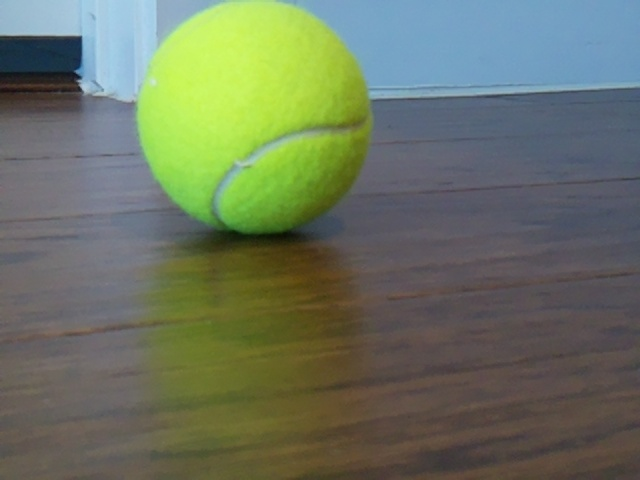
#> input picture data_sets/data_set_ball/images/ball_20250223_165637_543591.jpg, 640 x 480 px, given in place of the camera
$ python detect_yellow_ball.py   (older library calls are emulated)
#> lines starting #> are read from the running program, lines starting #| are printed output that depends on the picture; after the words box and inside, x2 and y2 are one past the last pixel; in counts of white or black regions, pixels touching at a corner belong together; long printed decimals are rounded
import cv2
import numpy as np

# ----------------------------------------------------------------------
# You must fill in these values with the results of your camera calibration!
# For a fisheye lens, ideally you use cv2.fisheye.calibrate(), but some
# people still use pinhole-based calibrations with cv2.undistort() if the distortion is mild.
# ----------------------------------------------------------------------
camera_matrix = np.array([
    [250.0,   0.0, 160.0],  # Focal lengths & principal point X
    [  0.0, 250.0, 160.0],  # Focal lengths & principal point Y
    [  0.0,   0.0,   1.0 ]
])
dist_coeffs = np.array([-0.02, 0.01, 0.0, 0.0])  # Example placeholder values
# ----------------------------------------------------------------------


def detect_yellow_ball(frame):
    """
    Detect a yellow tennis ball in a given BGR frame and return:
      - The bounding box (x, y, w, h)
      - The mask used to find the ball (for visualization)
      - The contours found in that mask
    Returns None, None, None if no ball is detected.

    Parameters:
    -----------
    frame : np.ndarray
        The undistorted image in BGR color format.

    Returns:
    --------
    best_box : tuple or None
        (x, y, w, h) bounding box of the detected tennis ball.
    mask : np.ndarray
        The binary mask that highlights the yellow color.
    contours : list
        List of all contours found in the mask.
    """

    # 1) Convert from BGR to HSV color space.
    #    HSV makes it easier to isolate specific colors (like "tennis ball" yellow).
    hsv = cv2.cvtColor(frame, cv2.COLOR_BGR2HSV)

    # 2) Define the lower and upper HSV bounds for "tennis ball yellow."
    #    These ranges may need to be tweaked depending on your lighting.
    lower_yellow = np.array([16, 40, 0], dtype=np.uint8)
    upper_yellow = np.array([99, 255, 255], dtype=np.uint8)

    # 3) Create a mask that highlights only the yellow pixels in the image.
    mask = cv2.inRange(hsv, lower_yellow, upper_yellow)

    # 4) Clean up the mask using morphological operations:
    #    - Erode small white spots.
    #    - Dilate the remaining areas, so they grow back slightly.
    mask = cv2.erode(mask, None, iterations=2)
    mask = cv2.dilate(mask, None, iterations=2)

    # 5) Find the contours (edges/outlines) of all shapes in the mask.
    contours, _ = cv2.findContours(mask.copy(), cv2.RETR_EXTERNAL, cv2.CHAIN_APPROX_SIMPLE)

    # Variables to keep track of the "best" contour (i.e., the actual tennis ball).
    best_box = None    # This will be (x, y, w, h)
    best_radius = 0.0  # We'll still measure radius to check circularity

    # 6) Loop over each contour to see if it meets our criteria for a tennis ball.
    for cnt in contours:
        area = cv2.contourArea(cnt)  # The area (in pixels) of the contour

        # Get the minimum enclosing circle (center & radius)
        (cx, cy), radius = cv2.minEnclosingCircle(cnt)

        # Compute circularity:
        #   area of contour / area of circle with the same radius
        circle_area = np.pi * (radius ** 2) if radius > 0 else 1  # avoid divide-by-zero
        circularity = area / circle_area

        print (f"got area {area}. got cicularity {circularity}")
        # Filter by area (not too small/large) AND by circularity (close to 1 means "circle").
        if 120 < area < 700 and 0.7 < circularity < 1.2:
            # If it passes the test, get the bounding box (rectangle) for the contour
            x, y, w, h = cv2.boundingRect(cnt)

            # Check if this contour is better (larger radius) than our current best
            if radius > best_radius:
                best_radius = radius
                best_box = (x, y, w, h)

    return best_box, mask, contours

def undistort_fisheye(image):
        """
        Removes (approx) fisheye distortion from the camera.
        Then crops the edges to reduce artifacts.
        """
        h, w = image.shape[:2]

        # K is the camera matrix, D is distortion params
        K = np.array([[w / 1.5, 0, w / 2],
                      [0, w / 1.5, h / 2],
                      [0, 0, 1]],
                     dtype=np.float32)
        D = np.array([-0.3, 0.1, 0, 0], dtype=np.float32)

        # Estimate a new camera matrix for undistortion
        new_K = cv2.fisheye.estimateNewCameraMatrixForUndistortRectify(
            K, D, (w, h), np.eye(3)
        )

        # Build remap
        map1, map2 = cv2.fisheye.initUndistortRectifyMap(
            K, D, np.eye(3), new_K, (w, h), cv2.CV_16SC2
        )

        # Apply the remap to undistort
        undistorted = cv2.remap(
            image, map1, map2, interpolation=cv2.INTER_LINEAR,
            borderMode=cv2.BORDER_CONSTANT
        )

        # Crop 10% edges top, bottom, left, right
        cropped = undistorted[int(h * 0.1):int(h * 0.9),
                  int(w * 0.1):int(w * 0.9)]

        return cropped

def main():
    """
    Main loop:
    - Opens a camera feed (320x320 if supported).
    - Corrects for fisheye distortion.
    - Detects the yellow tennis ball.
    - Draws a bounding box around it on the original frame.
    - Also displays a second window with the black background + white contours for visualization.
    - Quits when 'q' is pressed.
    """

    # 1) Open a connection to the camera (0 is typically your first camera).
    cap = cv2.VideoCapture(0)

    # 2) Optionally set the camera resolution to 320x320 if supported.
    cap.set(cv2.CAP_PROP_FRAME_WIDTH, 320)
    cap.set(cv2.CAP_PROP_FRAME_HEIGHT, 320)

    while True:
        # 3) Capture a frame from the camera.
        ret, frame = cap.read()
#> frame is the input picture: shape (480, 640, 3); mean B, G, R 96.3, 116.4, 106.8
        if not ret:
            print("Could not read frame from the camera.")
            break

        # 4) Undistort the frame using our camera matrix and distortion coefficients.
        #    For fisheye lenses, if you used cv2.fisheye.calibrate(), you might need
        #    cv2.fisheye.undistortImage() or a slightly different approach.
        undistorted_frame = cv2.undistort(frame, camera_matrix, dist_coeffs)
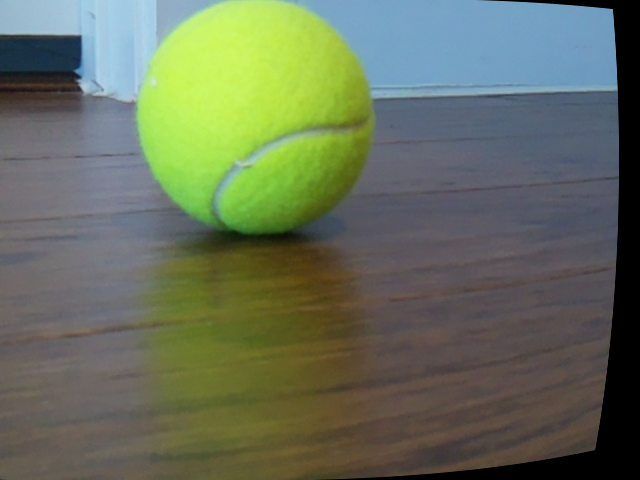
#> undistorted_frame: shape (480, 640, 3); mean B, G, R 90.8, 111.6, 102.1
        #undistorted_frame = undistort_fisheye(frame)

        # 5) Detect the yellow ball in the undistorted image.
        #best_box, mask, contours = detect_yellow_ball(undistorted_frame)
        best_box, mask, contours = detect_yellow_ball(undistorted_frame)
#> in detect_yellow_ball, `hsv = cv2.cvtColor(frame, cv2.COLOR_BGR2HSV)`: hsv: shape (480, 640, 3); mean H, S, V 64.7, 78.2, 121.6
#> in detect_yellow_ball, `mask = cv2.inRange(hsv, lower_yellow, upper_yellow)`:
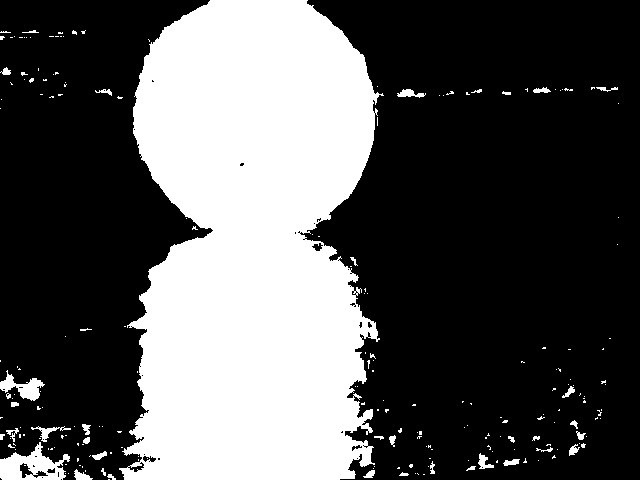
#> mask: shape (480, 640); 33.5% white; 215 white regions (177 under 20 px), largest, box (x1, y1, x2, y2) and area: (119, 0, 384, 480) 98476, (0, 442, 70, 480) 1378, (0, 370, 45, 401) 566
#> in detect_yellow_ball, `mask = cv2.erode(mask, None, iterations=2)`:
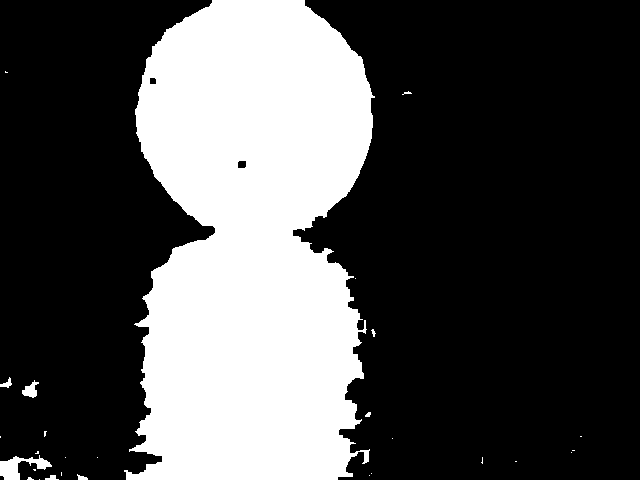
#> mask: shape (480, 640); 30.8% white; 28 white regions (20 under 20 px), largest, box (x1, y1, x2, y2) and area: (124, 0, 375, 480) 93539, (0, 455, 52, 480) 575, (22, 380, 39, 398) 163
#> in detect_yellow_ball, `mask = cv2.dilate(mask, None, iterations=2)`:
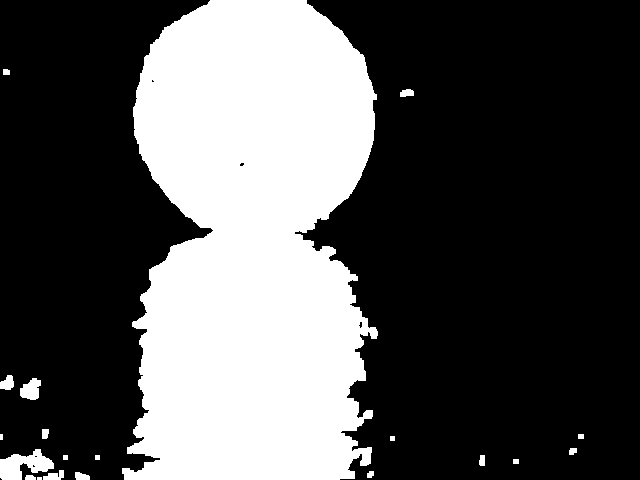
#> mask: shape (480, 640); 32.5% white; 20 white regions (2 under 20 px)
#> in detect_yellow_ball, `contours, _ = cv2.findContours(mask.copy(), cv2.RETR_EXTERNAL, cv2.CHA..`: contours = 20 contours, 5 with area under 20; largest, box (x1, y1, x2, y2) and area: (122, 0, 378, 480) 96824, (0, 449, 54, 480) 884, (20, 378, 41, 400) 290, (0, 375, 14, 390) 130, (43, 470, 64, 480) 105
#> the loop in detect_yellow_ball, `for cnt in contours:` made 20 passes
#> (area, cx, cy, radius, circle_area, circularity) on passes 2, 3, 4, 5, 7, 10, 11, 15, 16, 17, 18, 19: (34.5, 30, 478, 5.1, 81.68, 0.422), (75.5, 82, 475.5, 7.83, 192.4, 0.392), (29, 370, 474, 4.24, 56.55, 0.513), (105, 53, 474.5, 10.97, 377.8, 0.278), (45, 482, 460, 5.39, 91.11, 0.494), (884, 25.97, 468, 27.49, 2373.6, 0.372), (35, 572.5, 451, 4.61, 66.76, 0.524), (49, 45, 433.5, 5.41, 91.89, 0.533), (290.5, 30.07, 387.6, 12.5, 490.9, 0.592), (130.5, 5.68, 381.7, 8.52, 228, 0.572), (71.5, 406.5, 93.5, 6.96, 152.4, 0.469), (28.5, 6, 71.5, 3.91, 47.91, 0.595)
#> (cnt, area, cx, cy, radius, circle_area, circularity) on passes 6, 13: ([[513, 459], [513, 463], [518, 463], [518, 459]], 20, 515.5, 461, 3.2, 32.2, 0.621), ([[578, 434], [578, 438], [583, 438], [583, 434]], 20, 580.5, 436, 3.2, 32.2, 0.621)
#| got area 8.0. got cicularity 0.5093
#| got area 34.5. got cicularity 0.4224
#| got area 75.5. got cicularity 0.3924
#| got area 29.0. got cicularity 0.5128
#| got area 105.0. got cicularity 0.2779
#| got area 20.0. got cicularity 0.6211
#| got area 45.0. got cicularity 0.4939
#| got area 16.0. got cicularity 0.6366
#> (further printed lines are left out)
#> after the loop in detect_yellow_ball, `for cnt in contours:`: best_radius = 0

        # 6) If the tennis ball was found, draw a bounding box around it on the original frame.
        if best_box is not None:
            x, y, w, h = best_box
            cv2.rectangle(undistorted_frame, (x, y), (x + w, y + h), (0, 255, 0), 2)
            cv2.putText(undistorted_frame, "Tennis Ball Detected", (x, y - 5),
                        cv2.FONT_HERSHEY_SIMPLEX, 0.5, (0, 255, 0), 2)

        # 7) Create a blank (black) image to draw contours on, so we can see them clearly.
        #    We make it the same size as the mask (320x320 if camera is at that resolution).
        contour_visual = np.zeros_like(mask)  # black & white image (1 channel if mask is 1 channel)

        # Draw all contours in white color (value=255).
        # thickness=1 means a thin line around each shape.
        cv2.drawContours(contour_visual, contours, -1, (255), 1)
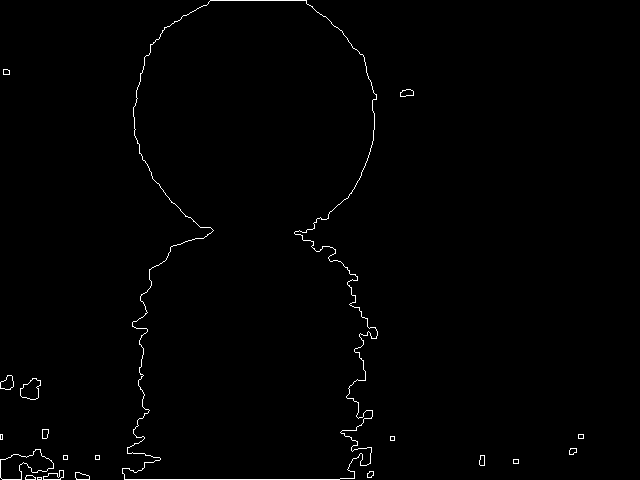
#> contour_visual: shape (480, 640); 0.82% white in thin lines or dots

        # 8) Display both the detection window and the contour visualization window.
        cv2.imshow("Undistorted Frame with Detection", undistorted_frame)
        cv2.imshow("Mask Contours (Black & White)", contour_visual)

        # 9) Check if the user pressed 'q' to quit.
        if cv2.waitKey(1) & 0xFF == ord('q'):
#> (key q is pressed here)
            break

    # 10) Release the camera resource and close all windows.
    cap.release()
    cv2.destroyAllWindows()


if __name__ == "__main__":
    main()

$ run again, on data_sets/data_set_ball/images/ball_20250223_182932_224338.jpg
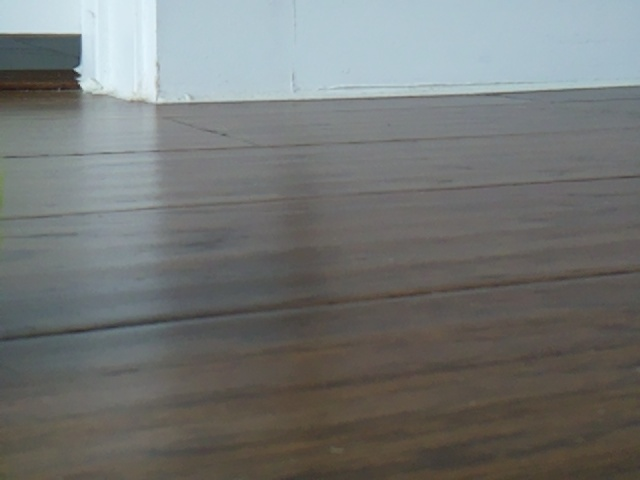
#> input picture data_sets/data_set_ball/images/ball_20250223_182932_224338.jpg, 640 x 480 px, given in place of the camera
#> in main, frame is the input picture: shape (480, 640, 3); mean B, G, R 116.6, 118.2, 115.7
#> hsv: shape (480, 640, 3); mean H, S, V 56.3, 28.7, 117.7
#> in detect_yellow_ball, `mask = cv2.dilate(mask, None, iterations=2)`:
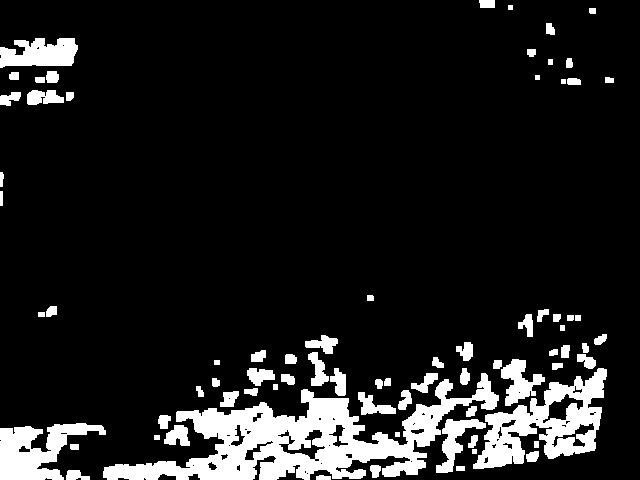
#> mask: shape (480, 640); 11.7% white; 76 white regions
#> in detect_yellow_ball, `contours, _ = cv2.findContours(mask.copy(), cv2.RETR_EXTERNAL, cv2.CHA..`: contours = 76 contours, 5 with area under 20; largest, box (x1, y1, x2, y2) and area: (103, 373, 499, 480) 15336, (473, 368, 607, 469) 6317, (0, 423, 106, 480) 3051, (0, 38, 78, 68) 1608, (501, 359, 545, 406) 904
#> the loop in detect_yellow_ball, `for cnt in contours:` made 76 passes
#> (area, cx, cy, radius, circle_area, circularity) on passes 1, 2, 4, 5, 7, 9, 12, 13: (47, 323, 477.5, 7.16, 161, 0.292), (138.5, 77.5, 476.4, 11.8, 437.1, 0.317), (92.5, 374.9, 470.7, 6.93, 150.9, 0.613), (96.5, 532.5, 456, 7.43, 173.6, 0.556), (39.5, 74, 446.5, 4.72, 69.9, 0.565), (67.5, 472.5, 441, 7.5, 176.7, 0.382), (330, 177, 437.7, 14.04, 619.6, 0.533), (3051, 52.03, 453.5, 57.95, 10548.6, 0.289)
#> (printed output is left out)
#> after the loop in detect_yellow_ball, `for cnt in contours:`: best_radius = 0
#> in main, `cv2.drawContours(contour_visual, contours, -1, (255), 1)`:
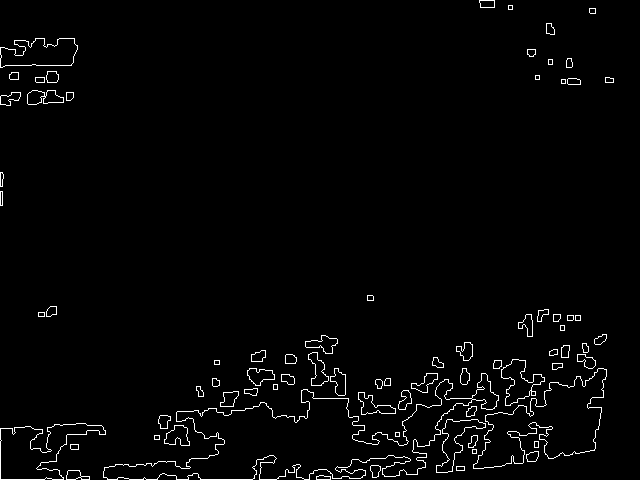
#> contour_visual: shape (480, 640); 2.1% white in thin lines or dots
